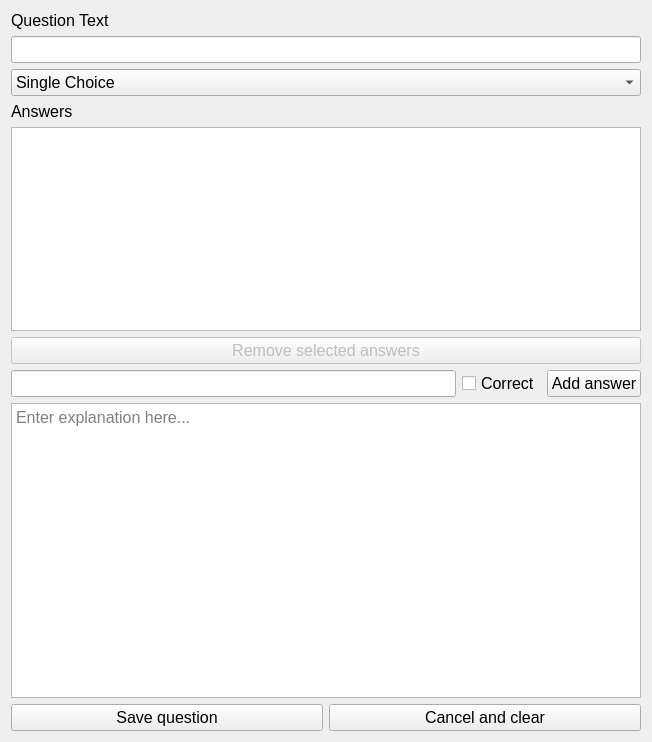
<?xml version="1.0" encoding="UTF-8"?>
<ui version="4.0">
 <class>AddQuestion</class>
 <widget class="QDialog" name="AddQuestion">
  <property name="geometry">
   <rect>
    <x>0</x>
    <y>0</y>
    <width>652</width>
    <height>742</height>
   </rect>
  </property>
  <property name="font">
   <font>
    <pointsize>12</pointsize>
   </font>
  </property>
  <property name="windowTitle">
   <string>Add question</string>
  </property>
  <layout class="QGridLayout" name="gridLayout">
   <item row="0" column="0">
    <layout class="QVBoxLayout" name="verticalLayout">
     <item>
      <widget class="QLabel" name="label">
       <property name="text">
        <string>Question Text</string>
       </property>
      </widget>
     </item>
     <item>
      <widget class="QLineEdit" name="question"/>
     </item>
    </layout>
   </item>
   <item row="1" column="0">
    <widget class="QComboBox" name="type">
     <item>
      <property name="text">
       <string>Single Choice</string>
      </property>
     </item>
     <item>
      <property name="text">
       <string>Multiple Choice</string>
      </property>
     </item>
     <item>
      <property name="text">
       <string>Multiple Choice with negative scoring enabled</string>
      </property>
     </item>
    </widget>
   </item>
   <item row="2" column="0">
    <layout class="QVBoxLayout" name="verticalLayout_2">
     <item>
      <widget class="QLabel" name="label_2">
       <property name="text">
        <string>Answers</string>
       </property>
      </widget>
     </item>
     <item>
      <widget class="QListWidget" name="answers"/>
     </item>
     <item>
      <widget class="QPushButton" name="removeANswers">
       <property name="enabled">
        <bool>false</bool>
       </property>
       <property name="text">
        <string>Remove selected answers</string>
       </property>
      </widget>
     </item>
     <item>
      <layout class="QHBoxLayout" name="horizontalLayout">
       <item>
        <widget class="QLineEdit" name="answer"/>
       </item>
       <item>
        <widget class="QCheckBox" name="correct">
         <property name="text">
          <string>Correct</string>
         </property>
        </widget>
       </item>
       <item>
        <widget class="QPushButton" name="addAnswer">
         <property name="text">
          <string>Add answer</string>
         </property>
        </widget>
       </item>
      </layout>
     </item>
    </layout>
   </item>
   <item row="3" column="0">
    <widget class="QTextEdit" name="explanation">
     <property name="autoFormatting">
      <set>QTextEdit::AutoFormattingFlag::AutoAll</set>
     </property>
     <property name="placeholderText">
      <string>Enter explanation here...</string>
     </property>
    </widget>
   </item>
   <item row="4" column="0">
    <layout class="QHBoxLayout" name="horizontalLayout_2">
     <item>
      <widget class="QPushButton" name="save">
       <property name="text">
        <string>Save question</string>
       </property>
      </widget>
     </item>
     <item>
      <widget class="QPushButton" name="cancel">
       <property name="text">
        <string>Cancel and clear</string>
       </property>
      </widget>
     </item>
    </layout>
   </item>
  </layout>
 </widget>
 <resources/>
 <connections/>
</ui>
